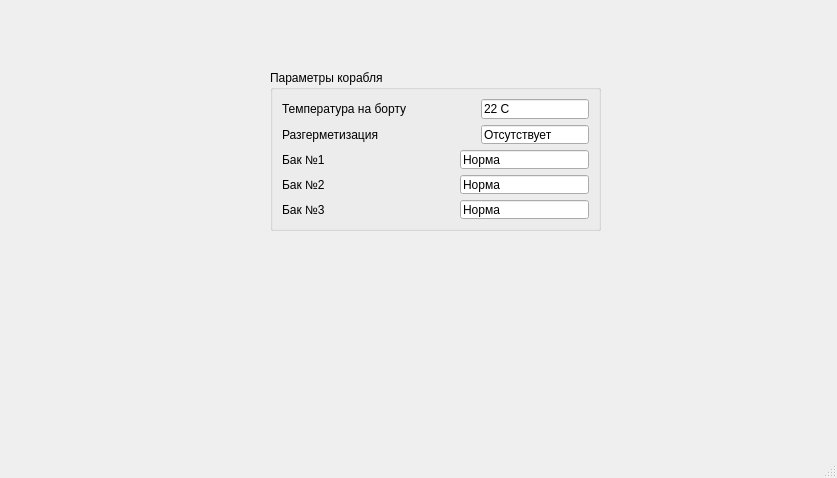
<?xml version="1.0" encoding="UTF-8"?>
<ui version="4.0">
 <class>MainWindow</class>
 <widget class="QMainWindow" name="MainWindow">
  <property name="geometry">
   <rect>
    <x>0</x>
    <y>0</y>
    <width>837</width>
    <height>478</height>
   </rect>
  </property>
  <property name="windowTitle">
   <string>MainWindow</string>
  </property>
  <widget class="QWidget" name="centralwidget">
   <widget class="QLabel" name="label">
    <property name="geometry">
     <rect>
      <x>464</x>
      <y>9</y>
      <width>16</width>
      <height>16</height>
     </rect>
    </property>
    <property name="text">
     <string/>
    </property>
   </widget>
   <widget class="QGroupBox" name="groupBox">
    <property name="geometry">
     <rect>
      <x>270</x>
      <y>70</y>
      <width>331</width>
      <height>161</height>
     </rect>
    </property>
    <property name="title">
     <string>Параметры корабля</string>
    </property>
    <layout class="QHBoxLayout" name="horizontalLayout_6">
     <item>
      <layout class="QVBoxLayout" name="verticalLayout">
       <item>
        <layout class="QHBoxLayout" name="horizontalLayout">
         <item>
          <widget class="QLabel" name="label_2">
           <property name="text">
            <string>Температура на борту</string>
           </property>
          </widget>
         </item>
         <item>
          <spacer name="horizontalSpacer">
           <property name="orientation">
            <enum>Qt::Orientation::Horizontal</enum>
           </property>
           <property name="sizeHint" stdset="0">
            <size>
             <width>40</width>
             <height>20</height>
            </size>
           </property>
          </spacer>
         </item>
         <item>
          <widget class="QLineEdit" name="lineEdit_3">
           <property name="text">
            <string>22 С</string>
           </property>
          </widget>
         </item>
        </layout>
       </item>
       <item>
        <layout class="QHBoxLayout" name="horizontalLayout_2">
         <item>
          <widget class="QLabel" name="label_3">
           <property name="text">
            <string>Разгерметизация</string>
           </property>
          </widget>
         </item>
         <item>
          <spacer name="horizontalSpacer_2">
           <property name="orientation">
            <enum>Qt::Orientation::Horizontal</enum>
           </property>
           <property name="sizeHint" stdset="0">
            <size>
             <width>40</width>
             <height>20</height>
            </size>
           </property>
          </spacer>
         </item>
         <item>
          <widget class="QLineEdit" name="lineEdit_2">
           <property name="text">
            <string>Отсутствует</string>
           </property>
          </widget>
         </item>
        </layout>
       </item>
       <item>
        <layout class="QHBoxLayout" name="horizontalLayout_3">
         <item>
          <widget class="QLabel" name="label_4">
           <property name="text">
            <string>Бак №1</string>
           </property>
          </widget>
         </item>
         <item>
          <spacer name="horizontalSpacer_3">
           <property name="orientation">
            <enum>Qt::Orientation::Horizontal</enum>
           </property>
           <property name="sizeType">
            <enum>QSizePolicy::Policy::Expanding</enum>
           </property>
           <property name="sizeHint" stdset="0">
            <size>
             <width>58</width>
             <height>15</height>
            </size>
           </property>
          </spacer>
         </item>
         <item>
          <widget class="QLineEdit" name="lineEdit_4">
           <property name="text">
            <string>Норма</string>
           </property>
          </widget>
         </item>
        </layout>
       </item>
       <item>
        <layout class="QHBoxLayout" name="horizontalLayout_4">
         <item>
          <widget class="QLabel" name="label_5">
           <property name="text">
            <string>Бак №2</string>
           </property>
          </widget>
         </item>
         <item>
          <spacer name="horizontalSpacer_4">
           <property name="orientation">
            <enum>Qt::Orientation::Horizontal</enum>
           </property>
           <property name="sizeHint" stdset="0">
            <size>
             <width>40</width>
             <height>20</height>
            </size>
           </property>
          </spacer>
         </item>
         <item>
          <widget class="QLineEdit" name="lineEdit_5">
           <property name="text">
            <string>Норма</string>
           </property>
          </widget>
         </item>
        </layout>
       </item>
       <item>
        <layout class="QHBoxLayout" name="horizontalLayout_5">
         <item>
          <widget class="QLabel" name="label_6">
           <property name="text">
            <string>Бак №3</string>
           </property>
          </widget>
         </item>
         <item>
          <spacer name="horizontalSpacer_5">
           <property name="orientation">
            <enum>Qt::Orientation::Horizontal</enum>
           </property>
           <property name="sizeHint" stdset="0">
            <size>
             <width>40</width>
             <height>20</height>
            </size>
           </property>
          </spacer>
         </item>
         <item>
          <widget class="QLineEdit" name="lineEdit">
           <property name="text">
            <string>Норма</string>
           </property>
          </widget>
         </item>
        </layout>
       </item>
      </layout>
     </item>
    </layout>
   </widget>
  </widget>
  <widget class="QMenuBar" name="menubar">
   <property name="geometry">
    <rect>
     <x>0</x>
     <y>0</y>
     <width>837</width>
     <height>22</height>
    </rect>
   </property>
  </widget>
  <widget class="QStatusBar" name="statusbar"/>
 </widget>
 <resources/>
 <connections/>
</ui>
